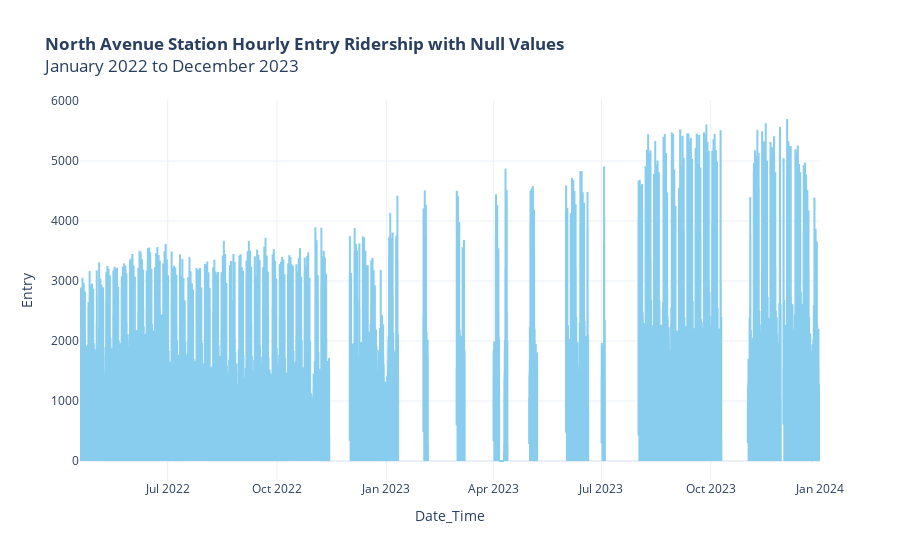

This figure's notebook cell:
### Markdown cell above
*a.) Line Plot of Entry Ridership with Null Values*

### Code cell
# Visualize the Hourly Entry Ridership with null values for North Avenue 
fig = px.line(station_dfs['North Ave'], y="Entry", title="<b>North Avenue Station Hourly Entry Ridership with Null Values</b><br>January 2022 to December 2023", color_discrete_sequence=color_discrete_sequence)

fig.show()

### Figure 1 — Plotly figure (JSON) as saved in the notebook; plotly's stock layout.template omitted (floating-point values rounded to 4 significant figures; data arrays with more than 128 entries replaced by an {"elided": "..."} marker saying what was removed)
{"data": [{"hovertemplate": "Date_Time=%{x}<br>Entry=%{y}<extra></extra>", "legendgroup": "", "line": {"color": "rgb(136, 204, 238)", "dash": "solid"}, "marker": {"symbol": "circle"}, "mode": "lines", "name": "", "showlegend": false, "type": "scattergl", "x": {"elided": "12460 str values"}, "xaxis": "x", "y": {"elided": "12460 int values"}, "yaxis": "y"}], "layout": {"legend": {"tracegroupgap": 0}, "title": {"text": "<b>North Avenue Station Hourly Entry Ridership with Null Values</b><br>January 2022 to December 2023"}, "xaxis": {"anchor": "y", "domain": [0, 1], "title": {"text": "Date_Time"}}, "yaxis": {"anchor": "x", "domain": [0, 1], "title": {"text": "Entry"}}}}
